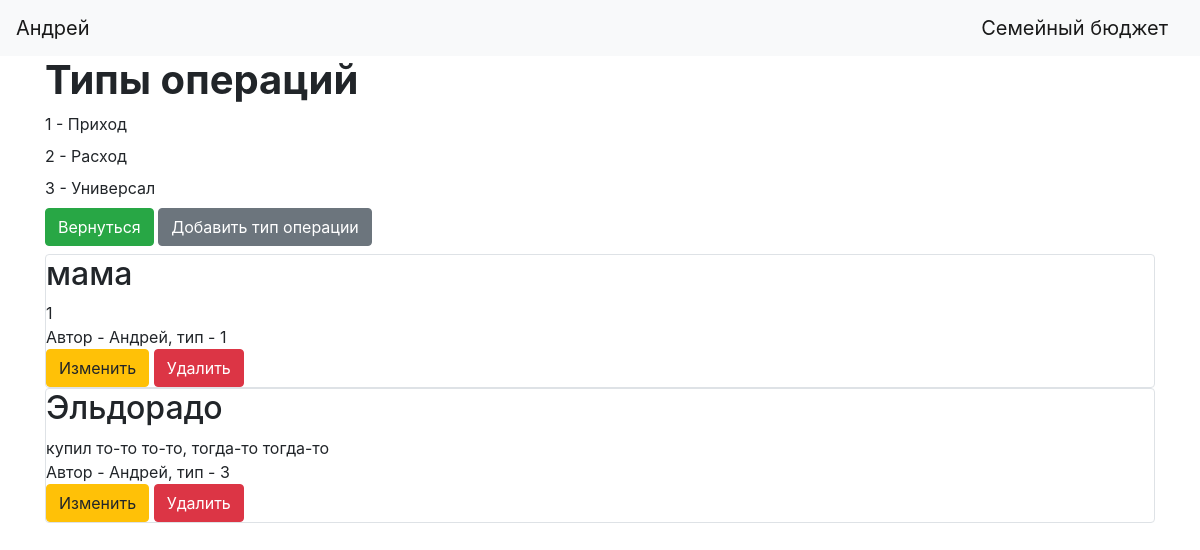
Screenshot of /type_operation_table (signed in) with the database file from the repository.
### data/users.py (models this page shows, shortened)
class User(SqlAlchemyBase, UserMixin):
    __tablename__ = 'users'
    id = sqlalchemy.Column(sqlalchemy.Integer,
                           primary_key=True, autoincrement=True)
    name = sqlalchemy.Column(sqlalchemy.String, nullable=True)
    email = sqlalchemy.Column(sqlalchemy.String,
                              index=True, unique=True, nullable=True)
    hashed_password = sqlalchemy.Column(sqlalchemy.String, nullable=True)
    created_date = sqlalchemy.Column(sqlalchemy.DateTime,
                                     default=datetime.datetime.now)
    cards = orm.relation("Cards", back_populates='user')
    type_of_operation = orm.relation('Type_of_operation', back_populates='user')
    owner_money = orm.relation("Owner_money", back_populates='user')
    resource = orm.relation("Resource", back_populates='user')
    operations = orm.relation('Operations', back_populates='user')

### data/type_operations.py (models this page shows)
class Type_of_operation(SqlAlchemyBase):
    __tablename__ = 'type_of_operation'
    id = sqlalchemy.Column(sqlalchemy.Integer,
                           primary_key=True, autoincrement=True)
    title = sqlalchemy.Column(sqlalchemy.String, nullable=True)
    content = sqlalchemy.Column(sqlalchemy.String, nullable=True)
    type_operation = sqlalchemy.Column(sqlalchemy.Integer, nullable=True)
    user_id = sqlalchemy.Column(sqlalchemy.Integer,
                                sqlalchemy.ForeignKey("users.id"))
    user = orm.relation('User')

### main.py (the view)
@app.route('/type_operation_table')
def get_type_operation_table():
    db_sess = db_session.create_session()
    type_operation = db_sess.query(Type_of_operation).filter(Type_of_operation.user_id == current_user.id)
    return render_template("type_operation_table.html", type_operation=type_operation)

### data/db_session.py (called while the page is built)
def create_session() -> Session:
    global __factory
    return __factory()

### main.py (called while the page is built)
@login_manager.user_loader
def load_user(user_id):
    db_sess = db_session.create_session()
    return db_sess.query(User).get(user_id)

### templates/type_operation_table.html (shortened to what this page needs)
{% extends "base.html" %}
{% block content %}
<h1><b>Типы операций</b></h1>
<txt>1 - Приход</txt>
<txt>2 - Расход</txt>
<txt>3 - Универсал</txt>
<a href="/" class="btn btn-success">Вернуться</a>
<a href="type_operation" class="btn btn-secondary">Добавить тип операции</a>
{% for item in type_operation[::-1]%}
<div class="col-md6 border rounded">
    <h2>{{item.title}}</h2>
    <div>
        {{item.content}}
    </div>
    <div>
        Автор - {{item.user.name}}, тип - {{ item.type_operation }}
    </div>
    {% if current_user.is_authenticated and current_user == item.user %}
    <div>
        <a href="/type_operation/{{ item.id }}" class="btn btn-warning">
            Изменить
        </a>
        <a href="/type_operation_delete/{{ item.id }}" class="btn btn-danger">
            Удалить
        </a>
    </div>
{% endif %}
</div>
{% endfor %}
{% endblock %}

### templates/base.html (shortened to what this page needs)
<!doctype html>
<html lang="en">
<head>
    <link rel="stylesheet"
          href="https://stackpath.bootstrapcdn.com/bootstrap/4.4.1/css/bootstrap.min.css"
>
</head>
<body>
<header>
    <nav class="navbar navbar-light bg-light">
        {% if current_user.is_authenticated %}
    <a class="navbar-brand" href="/logout">{{ current_user.name }}</a>
{% else %}
    <p>
        <a class="btn btn-primary " href="/register">Зарегистрироваться</a>
        <a class="btn btn-success" href="/login">Войти</a>
    </p>
{% endif %}
        <a class="navbar-brand" href="/">Семейный бюджет</a>
    </nav>
</header>
<main role="main" class="container">
    {% block content %}{% endblock %}
</main>
</body>
</html>

### rows the page displays
User: name "Андрей"
Type_of_operation: title "мама", content "1", user.name "Андрей", type_operation "1"
Type_of_operation: title "Эльдорадо", content "купил то-то то-то, тогда-то тогда-то", user.name "Андрей", type_operation "3"
